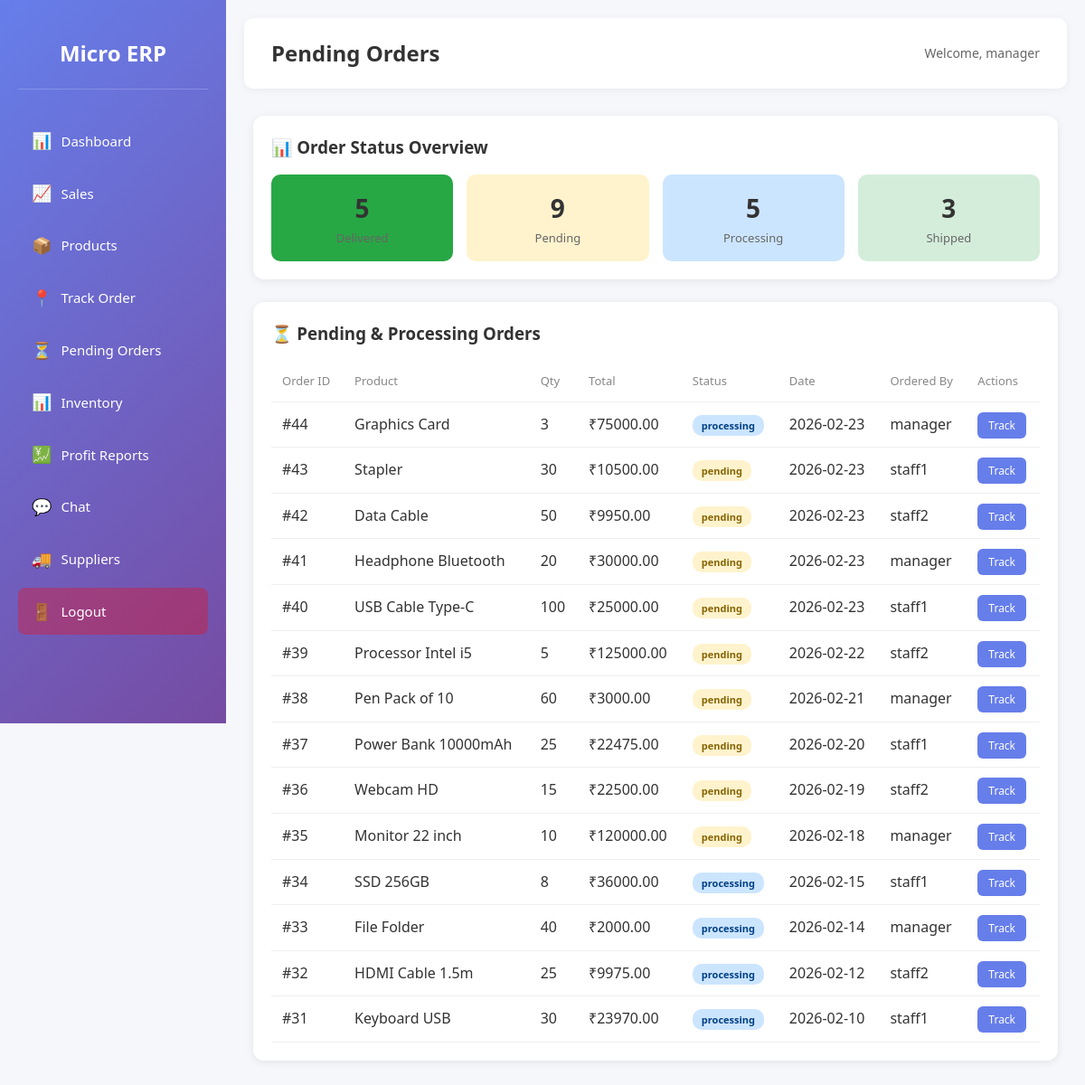
The app's page /pending-orders (signed in) with its own data.
### tables this page shows
CREATE TABLE orders (
    id INTEGER PRIMARY KEY AUTOINCREMENT,
    product_id INTEGER NOT NULL,
    quantity INTEGER NOT NULL,
    total_price REAL NOT NULL,
    order_date TEXT NOT NULL,
    status TEXT DEFAULT 'pending',
    created_by INTEGER,
    supplier_id INTEGER,
    picked_up_by INTEGER,
    picked_up_at TEXT,
    FOREIGN KEY (product_id) REFERENCES products (id),
    FOREIGN KEY (created_by) REFERENCES users (id),
    FOREIGN KEY (supplier_id) REFERENCES suppliers (id),
    FOREIGN KEY (picked_up_by) REFERENCES users (id)
);

CREATE TABLE products (
    id INTEGER PRIMARY KEY AUTOINCREMENT,
    name TEXT NOT NULL,
    quantity INTEGER DEFAULT 0,
    price REAL DEFAULT 0,
    supplier_id INTEGER,
    FOREIGN KEY (supplier_id) REFERENCES suppliers (id)
);

CREATE TABLE users (
    id INTEGER PRIMARY KEY AUTOINCREMENT,
    username TEXT UNIQUE NOT NULL,
    password TEXT NOT NULL,
    name TEXT,
    dob TEXT,
    mobile TEXT,
    role TEXT NOT NULL DEFAULT 'staff'
);

### app.py (the view)
@app.route('/pending-orders')
@login_required
@role_required(['admin', 'manager'])
def pending_orders():
    conn = get_db_connection()
    pending_orders_list = conn.execute('''
        SELECT o.*, p.name as product_name, p.quantity as stock_qty, u.username as created_by_name, s.name as supplier_name
        FROM orders o LEFT JOIN products p ON o.product_id = p.id
        LEFT JOIN users u ON o.created_by = u.id
        LEFT JOIN suppliers s ON o.supplier_id = s.id
        WHERE o.status IN ('pending', 'processing') ORDER BY o.order_date DESC
    ''').fetchall()
    status_counts = conn.execute('SELECT status, COUNT(*) as count FROM orders GROUP BY status').fetchall()
    conn.close()
    return render_template('pending_orders.html', pending_orders=pending_orders_list, status_counts=status_counts)

### app.py (called while the page is built)
def get_db_connection():
    conn = sqlite3.connect(DB_PATH)
    conn.row_factory = sqlite3.Row
    return conn

def login_required(f):
    @wraps(f)
    def decorated_function(*args, **kwargs):
        if 'user_id' not in session:
            flash('Please log in first.', 'error')
            return redirect(url_for('login'))
        return f(*args, **kwargs)
    return decorated_function

def role_required(roles):
    def decorator(f):
        @wraps(f)
        def decorated_function(*args, **kwargs):
            if 'role' not in session or session['role'] not in roles:
                flash('You do not have permission to access this page.', 'error')
                return redirect(url_for('dashboard'))
            return f(*args, **kwargs)
        return decorated_function
    return decorator

### templates/pending_orders.html (shortened to what this page needs)
{% extends "base.html" %}
{% block header %}Pending Orders{% endblock %}
{% block content %}
<div class="pending-orders-page">
    <div class="status-summary">
        <h3>📊 Order Status Overview</h3>
        <div class="status-grid">
            {% for s in status_counts %}
            <div class="status-card status-{{ s.status }}">
                <span class="status-count">{{ s.count }}</span>
                <span class="status-label">{{ s.status|title }}</span>
            </div>
            {% endfor %}
        </div>
    </div>
    <div class="orders-section">
        <h3>⏳ Pending & Processing Orders</h3>
        {% if pending_orders %}
        <table class="orders-table">
            <thead>
                <tr>
                    <th>Order ID</th>
                    <th>Product</th>
                    <th>Qty</th>
                    <th>Total</th>
                    <th>Status</th>
                    <th>Date</th>
                    <th>Ordered By</th>
                    <th>Actions</th>
                </tr>
            </thead>
            <tbody>
                {% for o in pending_orders %}
                <tr>
                    <td>#{{ o.id }}</td>
                    <td>{{ o.product_name }}</td>
                    <td>{{ o.quantity }}</td>
                    <td>₹{{ "%.2f"|format(o.total_price) }}</td>
                    <td><span class="status-badge status-{{ o.status }}">{{ o.status }}</span></td>
                    <td>{{ o.order_date[:10] }}</td>
                    <td>{{ o.created_by_name or 'N/A' }}</td>
                    <td>
                        <a href="{{ url_for('track_order_by_id', order_id=o.id) }}" class="btn-small">Track</a>
                    </td>
                </tr>
                {% endfor %}
            </tbody>
        </table>
        {% else %}
        <div class="no-orders">
            <p>✅ No pending orders!</p>
        </div>
        {% endif %}
    </div>
</div>
{% endblock %}

### static/style.css (style rules this page uses)
* { margin: 0; padding: 0; box-sizing: border-box; }
body { font-family: 'Segoe UI', Tahoma, Geneva, Verdana, sans-serif; background-color: #f5f7fa; color: #333; line-height: 1.6; }

### templates/pending_orders.html (style rules this page uses)
.pending-orders-page { max-width: 1000px; margin: 0 auto; }
.status-summary { background: white; border-radius: 12px; padding: 20px; margin-bottom: 25px; box-shadow: 0 2px 10px rgba(0,0,0,0.08); }
.status-summary h3 { margin: 0 0 15px 0; color: #333; }
.status-grid { display: flex; gap: 15px; flex-wrap: wrap; }
.status-card { flex: 1; min-width: 100px; padding: 15px; border-radius: 10px; text-align: center; background: #f8f9fa; }
.status-card.status-pending { background: #fff3cd; }
.status-card.status-processing { background: #cce5ff; }
.status-card.status-shipped { background: #d4edda; }
.status-card.status-delivered { background: #28a745; color: white; }
.status-count { display: block; font-size: 28px; font-weight: bold; color: #333; }
.status-label { display: block; font-size: 13px; color: #666; }
.orders-section { background: white; border-radius: 12px; padding: 20px; box-shadow: 0 2px 10px rgba(0,0,0,0.08); }
.orders-section h3 { margin: 0 0 15px 0; color: #333; }
.orders-table { width: 100%; border-collapse: collapse; }
.orders-table th, .orders-table td { padding: 12px; text-align: left; border-bottom: 1px solid #eee; }
.orders-table th { color: #888; font-weight: 500; font-size: 13px; }
.status-badge { padding: 4px 10px; border-radius: 10px; font-size: 11px; font-weight: 600; }
.status-pending { background: #fff3cd; color: #856404; }
.status-processing { background: #cce5ff; color: #004085; }
.btn-small { background: #667eea; color: white; padding: 6px 12px; border-radius: 6px; text-decoration: none; font-size: 12px; }

### records on screen
orders: id "44", product_name "Graphics Card", quantity "3", total_price "75000.00", status "processing", order_date "2026-02-23", username "manager"
orders: id "43", product_name "Stapler", quantity "30", total_price "10500.00", status "pending", order_date "2026-02-23", username "staff1"
orders: id "42", product_name "Data Cable", quantity "50", total_price "9950.00", status "pending", order_date "2026-02-23", username "staff2"
orders: id "41", product_name "Headphone Bluetooth", quantity "20", total_price "30000.00", status "pending", order_date "2026-02-23", username "manager"
orders: id "40", product_name "USB Cable Type-C", quantity "100", total_price "25000.00", status "pending", order_date "2026-02-23", username "staff1"
orders: id "39", product_name "Processor Intel i5", quantity "5", total_price "125000.00", status "pending", order_date "2026-02-22", username "staff2"
orders: id "38", product_name "Pen Pack of 10", quantity "60", total_price "3000.00", status "pending", order_date "2026-02-21", username "manager"
orders: id "37", product_name "Power Bank 10000mAh", quantity "25", total_price "22475.00", status "pending", order_date "2026-02-20", username "staff1"
orders: id "36", product_name "Webcam HD", quantity "15", total_price "22500.00", status "pending", order_date "2026-02-19", username "staff2"
orders: id "35", product_name "Monitor 22 inch", quantity "10", total_price "120000.00", status "pending", order_date "2026-02-18", username "manager"
orders: id "34", product_name "SSD 256GB", quantity "8", total_price "36000.00", status "processing", order_date "2026-02-15", username "staff1"
orders: id "33", product_name "File Folder", quantity "40", total_price "2000.00", status "processing", order_date "2026-02-14", username "manager"
orders: id "32", product_name "HDMI Cable 1.5m", quantity "25", total_price "9975.00", status "processing", order_date "2026-02-12", username "staff2"
orders: id "31", product_name "Keyboard USB", quantity "30", total_price "23970.00", status "processing", order_date "2026-02-10", username "staff1"

### other values on screen
{{ session.get('username') }} "manager"
{{ s.count }} "5" "9" "5" "3"
{{ s.status|title }} "Pending" "Processing" "Shipped"
